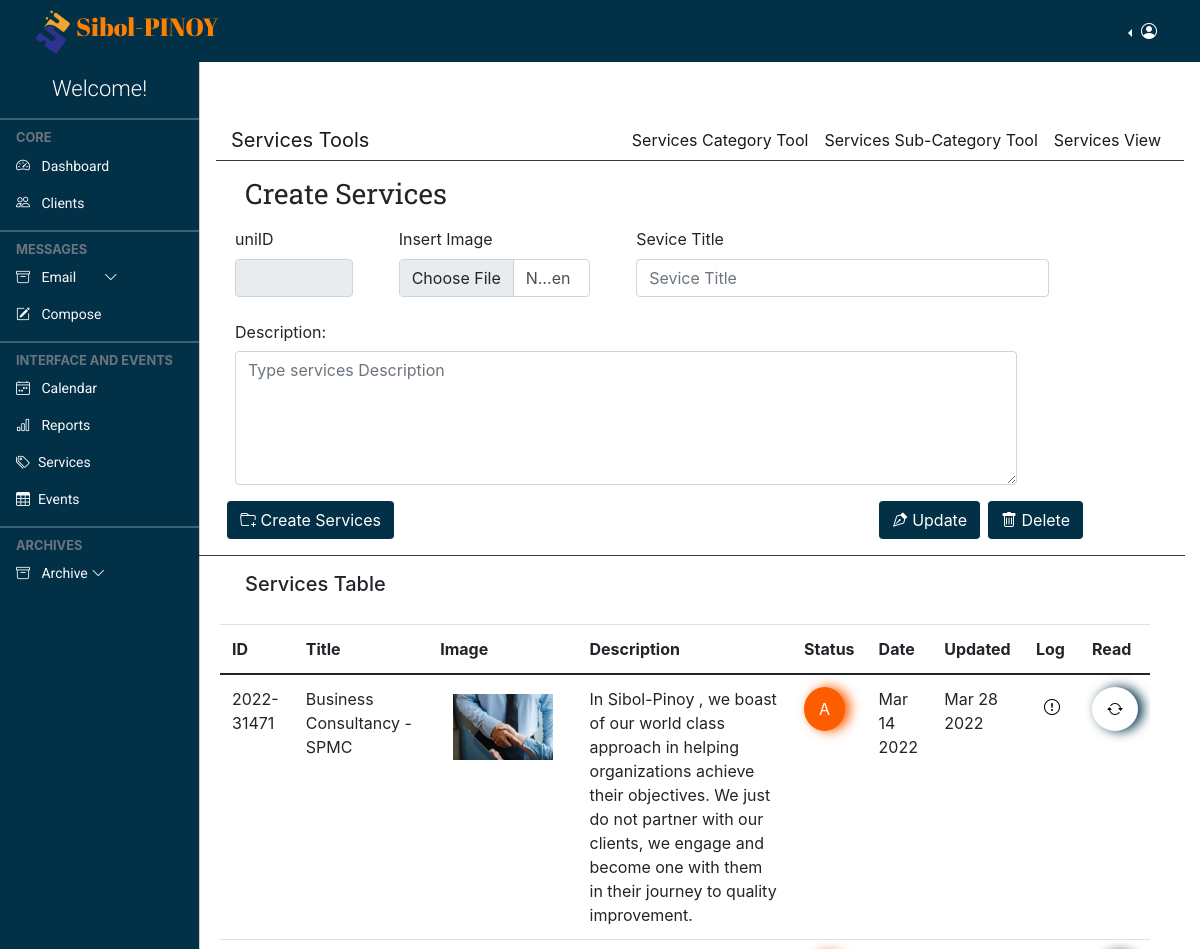
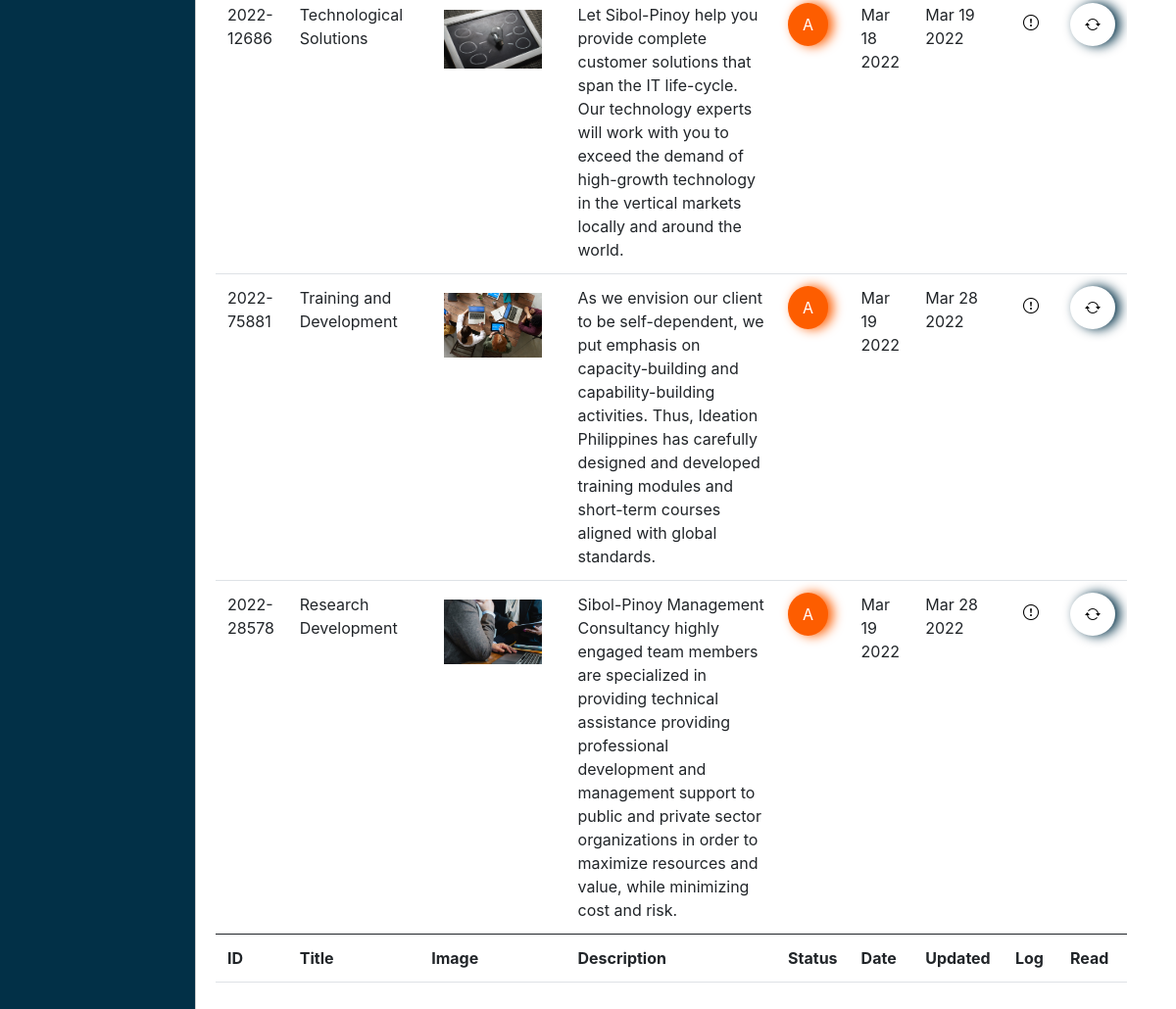
Screenshot of /admin/services.tools.php with the database file from the repository (2 pictures, top to bottom).
### tables this page shows
CREATE TABLE `services` (
  `number` int(100) NOT NULL,
  `service_uniID` text NOT NULL,
  `service_title` varchar(250) NOT NULL,
  `image` varchar(250) NOT NULL,
  `service_desc` longtext NOT NULL,
  `status` varchar(50) NOT NULL,
  `loginId` varchar(250) DEFAULT NULL,
  `action` varchar(250) DEFAULT NULL,
  `date_upload` datetime DEFAULT NULL,
  `date_update` datetime DEFAULT NULL
);

### admin/services.tools.php (the view, shortened to what this page needs)
<!doctype html>
<html lang="en">
  <?php
      require "layout.part/admin.header.php";
  ?>
  <body>
    <?php
      require "layout.part/admin.top.navbar.php";
    ?>
    <?php
      require "layout.part/admin.side.navbar.php";
    ?>
    <main class="mt-5 pt-3">
    <?php
        require "layout.part/services.subnav.php";
    ?>
        <div class="row col-md-12 border-bottom border-1 border-dark mb-2">
            <div class="row col-md-12 px-5">
                <h5 class="page-header">Create Services</h5>
            </div>
            <div class="row col-md-12 mb-2">
                <form action="comptroller/service.control.php" method="POST" enctype="multipart/form-data">
                    <div class="row col-md-12">
                        <div class="col-md-2 m-2">
                            <label for="service_uniID" class="form-label service_uniID">uniID</label>
                            <input class="form-control" type="text" readonly id="service_uniID" name="service_uniID">
                        </div>
                        <div class="col-md-3 m-2">
                            <label for="image" class="form-label">Insert Image</label>
                            <input class="form-control" type="file" id="image" name="image">
                        </div>
                        <div class="col-md-6 m-2">
                            <label for="status" class="form-label">Sevice Title</label>
                            <input type="text" class="form-control" id="service_title" name="service_title" placeholder="Sevice Title">
                        </div>
                    </div>
                    <div class="row col-md-12">
                        <div class="col-md-11 m-2">
                            <label for="service_desc" class="col-form-label">Description:</label>
                            <textarea class="form-control" id="service_desc" name="service_desc" rows="5" placeholder="Type services Description"></textarea>
                        </div>
                    </div>
                    <div class="row col-md-12">
                        <div class="col-md-6">
                            <button type="submit" name="create_services" class="btn bg-coloured text-white my-2" >
                            <i class="bi bi-folder-plus"></i> Create Services
                            </button>
                        </div>
                        <div class="col-md-6 d-grid gap-2 d-md-flex justify-content-md-end">
                            <button  type="submit" name="edit_services" class="btn bg-coloured text-white my-2" "><i class="bi bi-vector-pen"></i> Update</button>
                            <button  type="submit" name="delete_services" class="btn bg-coloured text-white my-2" ><i class="bi bi-trash"></i> Delete</button>
                        </div>
                    </div>
                </form>
            </div>
        </div>
        <div class="row col-md-12 mt-3">
            <div class="row col-md-12 px-5">
                <h5>Services Table</h5>
            </div>
            <div class="card-body">
                <div class="table-responsive">
                    <table id="datatableid" class="table data-table" style="width: 100%;">
                        <thead>
                            <tr>
                                <th>ID</th>
                                <th>Title</th>
                                <th>Image</th>
                                <th>Description</th>
                                <th>Status</th>
                                <th>Date</th>
                                <th>Updated</th>
                                <th>Log</th>
                                <th>Read</th>
                            </tr>
                        </thead>
                        <tbody>
                            <?php
                            $Service_reload = "SELECT tb1.service_uniID, tb1.service_title, tb1.image, tb1.service_desc, tb1.status, tb2.username, tb1.action, tb1.date_upload, tb1.date_update FROM services tb1 INNER JOIN login tb2 ON tb1.loginId = tb2.loginId";
                            $Service_reload_result = mysqli_query($conn, $Service_reload);
                            if(mysqli_num_rows($Service_reload_result) > 0 ){
                                foreach($Service_reload_result as $services){
                                    ?>
                                    <tr >
                                        <td><?= $services['service_uniID']?></td>
                                        <td><?= $services['service_title']?></td>
                                        <td>
                                            <button type="button" class="btn tooltip-test imgs" title="UPDATE IMAGE" id="imgs">
                                                <img src="./upload/<?= $services['image']?>" class="h-100 w-100">
                                            </button>
                                        </td>
                                        <td><?= $services['service_desc']?></td>
                                            <?php
                                                if($services['status'] == 'Active'){
                                                    $stats = "stats-orange";
                                                    $font = "A";
                                                }else{
                                                    $stats = "stats-blue";
                                                    $font = "I";
                                                }
                                            ?>
                                        <td>
                                            <button type="button" class="<?= $stats ?> tooltip-test status" title="Update Status" id="status">
                                            <?= $font ?>
                                            </button>
                                        </td>
                                        <td><?= date('M d Y',  strtotime($services['date_upload'])) ?></td>
                                        <td><?= date('M d Y',  strtotime($services['date_update'])) ?></td>
                                        <td>
                                            <button type="button" class="border-0 bg-white p-2" data-bs-toggle="popover" title="Last Admin Log" data-bs-content="<?= $services['action']?> by <?= $services['username']?>"><i class="bi bi-exclamation-circle"></i></button>
                                        </td>
                                        <td>
                                            <button type="button" class="stats-white tooltip-test read" title="READ" id="read">
                                                <i class="bi bi-arrow-repeat"></i>
                                            </button>
                                        </td>
                                    </tr>
                                    <?php
                                }
                            }
                            ?>
                        </tbody>
                        <tfoot>
                            <tr>
                                <th>ID</th>
                                <th>Title</th>
                                <th>Image</th>
                                <th>Description</th>
                                <th>Status</th>
                                <th>Date</th>
                                <th>Updated</th>
                                <th>Log</th>
                                <th>Read</th>
                            </tr>
                        </tfoot>
                    </table>
                </div>
            </div>
        </div>
    </main>
  </body>
</html>

### admin/style/addstyler.css (style rules this page uses)
:root { --yellowColor: #FF7F00; --blueColor: #040478; --roboto: 'Roboto', sans-serif; --robotoSlab: 'Roboto Slab', serif; --abrilFatface: 'Abril Fatface', cursive; --offcanvas-width: 200px; --topNavbarHeight: 60px; --navColor: #6c757d; }
* { padding: 0; margin: 0; box-sizing: border-box; }
body { background-color: rgb(255, 255, 255); overflow: hidden; }
.page-header { font-family: var(--robotoSlab); font-size: 28px; font-weight: 400; }
@media (min-width: 992px) { body { overflow: auto !important; } }
@media (min-width: 992px) { main { margin-left: var(--offcanvas-width); } }
.stats-orange { border: 0; background-color: #fd5d00; box-shadow: 5px 0px 12px #fd5d00; color: #FFF; padding: 10px 15px; border-radius: 75%; }
.stats-white { border: 0; background-color: #fff; box-shadow: 5px 0px 12px #023047; font-size: 16px; padding: 10px 15px; border-radius: 75%; }

### admin/style/colored.css (style rules this page uses)
.bg-coloured { background-color: #023047; }

### rows the page displays
services: service_uniID "2022-31471", service_title "Business Consultancy - SPMC", image (picture), service_desc "In Sibol-Pinoy , we boast of our world class approach in helping organizations achieve their objectives. We just do not partner with our clients, we engage and become one with them in their journey to quality improvement.", status "A", date_upload "Mar 14 2022", date_update "Mar 28 2022"
services: service_uniID "2022-12686", service_title "Technological Solutions", image (picture), service_desc "Let Sibol-Pinoy help you provide complete customer solutions that span the IT life-cycle. Our technology experts will work with you to exceed the demand of high-growth technology in the vertical markets locally and around the world.", status "A", date_upload "Mar 18 2022", date_update "Mar 19 2022"
services: service_uniID "2022-75881", service_title "Training and Development", image (picture), service_desc "As we envision our client to be self-dependent, we put emphasis on capacity-building and capability-building activities. Thus, Ideation Philippines has carefully designed and developed training modules and short-term courses aligned with global standards.", status "A", date_upload "Mar 19 2022", date_update "Mar 28 2022"
services: service_uniID "2022-28578", service_title "Research Development", image (picture), service_desc "Sibol-Pinoy Management Consultancy highly engaged team members are specialized in providing technical assistance providing professional development and management support to public and private sector organizations in order to maximize resources and value, while minimizing cost and risk.", status "A", date_upload "Mar 19 2022", date_update "Mar 28 2022"
